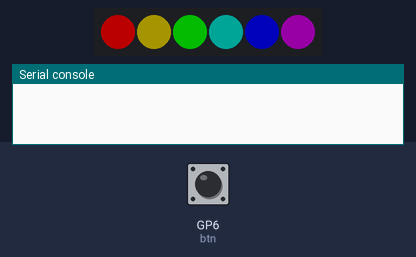
Simulated run of this program. Board: Raspberry Pi Pico running CircuitPython. Shown: 6 RGB LEDs in strip order, left to right, the last lines printed to the serial console. The inputs (shaded band) are chosen by the test bench; at power-on: GP6 (btn) HIGH. Dim RGB values are drawn brighter than linear.

Above: at 1.3 s.
1.4 s: GP6 (btn) pulled LOW for 0.15 s
At 1.8 s:
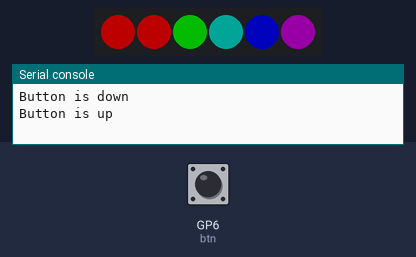
2.1 s: GP6 (btn) pulled LOW for 1 s
At 3.25 s:
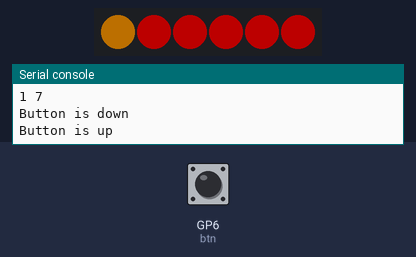
3.7 s: GP6 (btn) pulled LOW for 3.2 s
At 7.05 s:
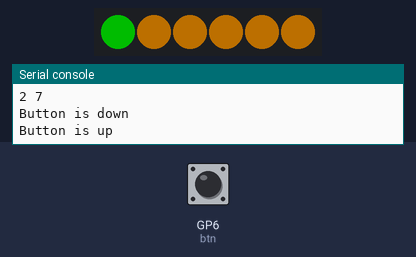
7.5 s: GP6 (btn) pulled LOW for 1 s
At 8.65 s:
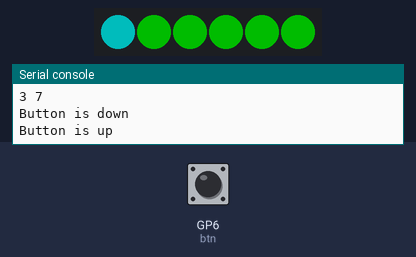
9.1 s: GP6 (btn) pulled LOW for 3.2 s
At 12.45 s:
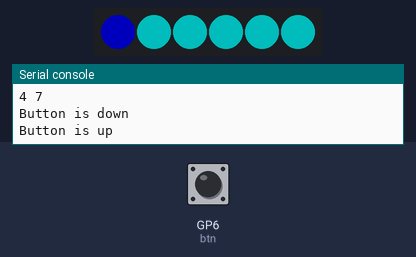
12.9 s: GP6 (btn) pulled LOW for 1 s
At 15.3 s:
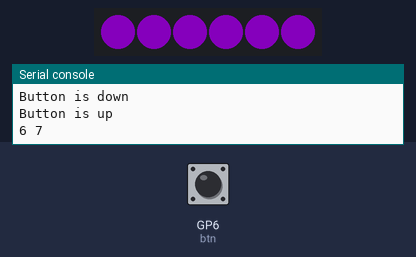
Timing chart, 0 to 15.5 s (numbered marks = the images above; inputs shaded):
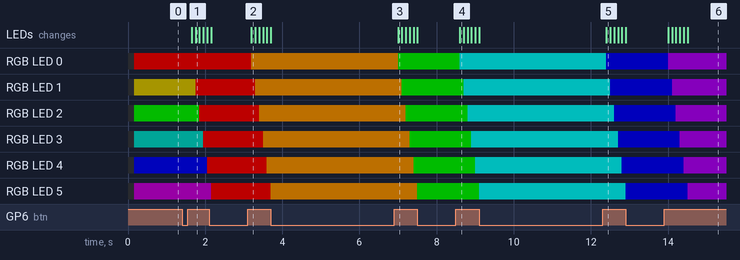

Measured:
- after the input at 1.4 s, RGB LED 0: RGB(75, 0, 0) → RGB(76, 0, 0) after 0.25 s; RGB LED 1: RGB(40, 36, 0) → RGB(76, 0, 0) after 0.35 s; RGB LED 2: RGB(1, 74, 0) → RGB(76, 0, 0) after 0.45 s; RGB LED 3: RGB(0, 39, 36) → RGB(76, 0, 0) after 0.55 s; RGB LED 4: RGB(0, 1, 74) → RGB(76, 0, 0) after 0.65 s
- after the input at 2.1 s, the LEDs: first differ from a run without the input after 1.1 s (image 2)
- after the input at 3.7 s, the LEDs: first differ from a run without the input after 3.3 s (image 3)
- after the input at 7.5 s, the LEDs: first differ from a run without the input after 1.1 s (image 4)
- after the input at 9.1 s, the LEDs: first differ from a run without the input after 3.3 s (image 5)
- after the input at 12.9 s, the LEDs: first differ from a run without the input after 1.1 s (image 6 shows a later state)

The program:

code.py
```python
# MakeZurich Badge 2023

# Requires:
#  lib/neopixel.mpy

import time
import board
from rainbowio import colorwheel
import neopixel
import digitalio

pixel_pin = board.GP22
num_pixels = 6
pixels = neopixel.NeoPixel(pixel_pin, num_pixels, brightness=0.3, auto_write=False)

btn = digitalio.DigitalInOut(board.GP6)
btn.direction = digitalio.Direction.INPUT
btn.pull = digitalio.Pull.UP

def color_chase(color, wait):
    for i in range(num_pixels):
        pixels[i] = color
        time.sleep(wait)
        pixels.show()
    time.sleep(0.5)

def rainbow_cycle(wait):
    for j in range(255):
        for i in range(num_pixels):
            rc_index = (i * 256 // num_pixels) + j
            pixels[i] = colorwheel(rc_index & 255)
        pixels.show()
        time.sleep(wait)

RED = (255, 0, 0)
YELLOW = (255, 150, 0)
GREEN = (0, 255, 0)
CYAN = (0, 255, 255)
BLUE = (0, 0, 255)
PURPLE = (180, 0, 255)
BLACK = (0, 0, 0)
effects = [RED, YELLOW, GREEN, CYAN, BLUE, PURPLE, BLACK]

previous_state = btn.value
current_effect = 0

rainbow_cycle(0)

while True:
    current_state = btn.value
    if current_state != previous_state:
        if not current_state:
            print("Button is down")
        else:
            print("Button is up")
            color_chase(effects[current_effect], 0.1)  # Increase the number to slow down the color chase
            current_effect = current_effect + 1
            print(current_effect, len(effects))
            if current_effect >= len(effects):
                current_effect = 0

    previous_state = current_state
```
